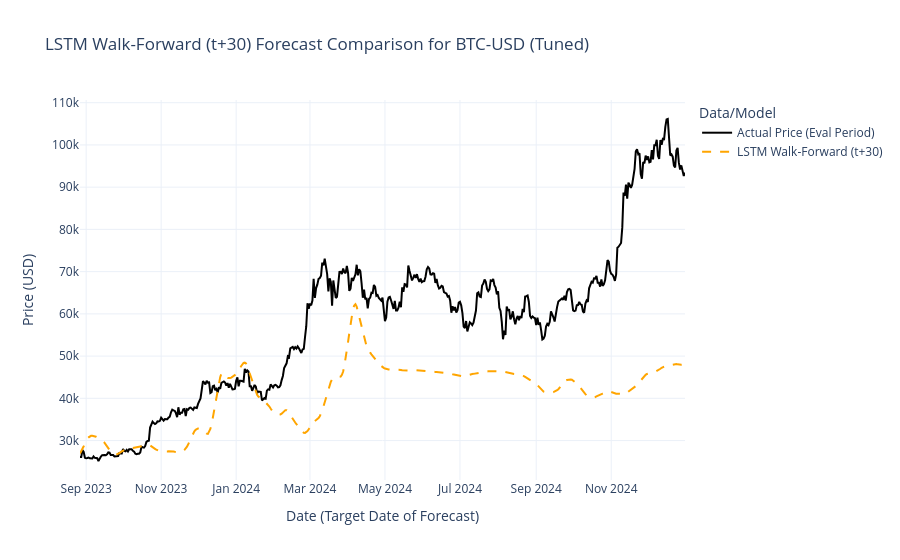

Notebook source saved alongside this figure:
### Code cell
# ## 12. Visualize Walk-Forward Results

# %%
print("\n--- Plotting Walk-Forward Forecasts ---")

# Get the correct dates for the x-axis (corresponding to the target forecast dates)
actual_dates = df_full.index[start_actual_idx : end_actual_idx]

if len(actual_dates) != len(lstm_walk_forward_predictions_eval):
     raise ValueError("Date length mismatch for plotting.")

results_df_wf = pd.DataFrame({
    'Actual': y_test_actual.flatten(),
    f'LSTM (t+{forecast_horizon})': lstm_walk_forward_predictions_eval.flatten()
}, index=actual_dates) # Use the target dates as index

fig = go.Figure()
# Plot actual data for the evaluation period
fig.add_trace(go.Scatter(x=results_df_wf.index, y=results_df_wf['Actual'], mode='lines', name='Actual Price (Eval Period)', line=dict(color='black')))
# Plot the t+30 forecasts
fig.add_trace(go.Scatter(x=results_df_wf.index, y=results_df_wf[f'LSTM (t+{forecast_horizon})'], mode='lines', name=f'LSTM Walk-Forward (t+{forecast_horizon})', line=dict(color='orange', dash='dash')))

# Optionally add the full actual data for context
# fig.add_trace(go.Scatter(x=df_full.index, y=df_full['Close'], mode='lines', name='Actual Price (Full)', line=dict(color='grey', width=1), opacity=0.5))


fig.update_layout(
    title=f'LSTM Walk-Forward (t+{forecast_horizon}) Forecast Comparison for {ticker} (Tuned)',
    xaxis_title="Date (Target Date of Forecast)",
    yaxis_title="Price (USD)",
    legend_title="Data/Model",
    template="plotly_white"
)
fig.show()

### Figure 1 — Plotly figure (JSON) as saved in the notebook; plotly's stock layout.template omitted (floating-point values rounded to 4 significant figures; data arrays with more than 128 entries replaced by an {"elided": "..."} marker saying what was removed)
{"data": [{"line": {"color": "black"}, "mode": "lines", "name": "Actual Price (Eval Period)", "type": "scatter", "x": {"elided": "493 str values"}, "y": {"elided": "493 float values"}}, {"line": {"color": "orange", "dash": "dash"}, "mode": "lines", "name": "LSTM Walk-Forward (t+30)", "type": "scatter", "x": {"elided": "493 str values"}, "y": {"elided": "493 float values"}}], "layout": {"legend": {"title": {"text": "Data/Model"}}, "title": {"text": "LSTM Walk-Forward (t+30) Forecast Comparison for BTC-USD (Tuned)"}, "xaxis": {"title": {"text": "Date (Target Date of Forecast)"}}, "yaxis": {"title": {"text": "Price (USD)"}}}}
